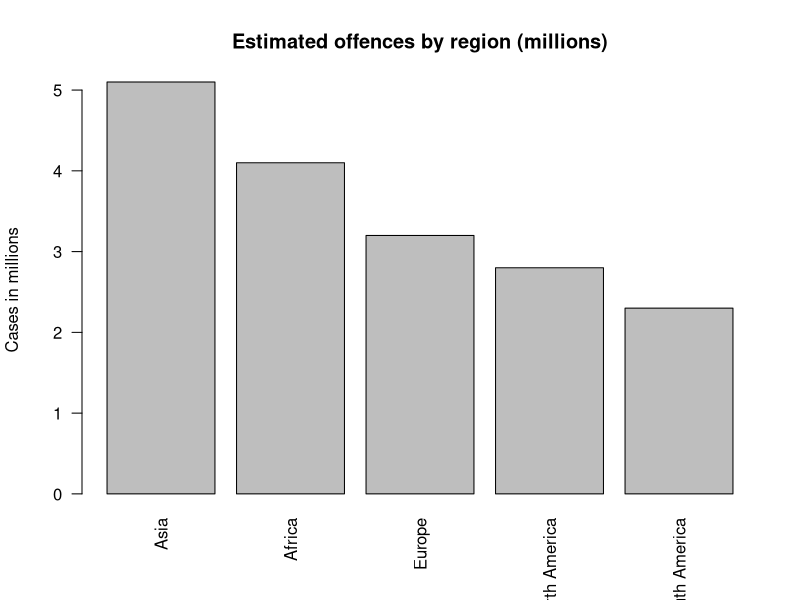
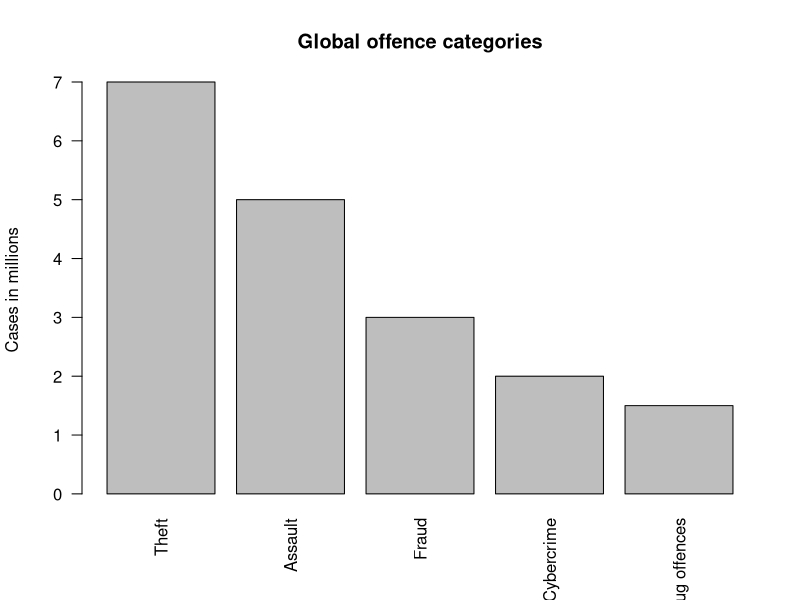

Generate these figures, in order, with R:
## ---- chunk 1
global_data <- data.frame(
  Region = c("Asia", "Africa", "Europe", "North America", "South America"),
  Cases_Millions = c(5.1, 4.1, 3.2, 2.8, 2.3)
)

global_data
## ---- chunk 2
offences <- data.frame(
  region = c("Europe", "Asia", "North America", "South America", "Africa"),
  cases = c(3200000, 5100000, 2800000, 2300000, 4100000)
)

offences
## ---- chunk 3
barplot(
  global_data$Cases_Millions,
  names.arg = global_data$Region,
  main = "Estimated offences by region (millions)",
  ylab = "Cases in millions",
  las = 2
)
## ---- chunk 4
crime_types <- data.frame(
  Type = c("Theft", "Assault", "Fraud", "Cybercrime", "Drug offences"),
  Cases_Millions = c(7, 5, 3, 2, 1.5)
)

crime_types
## ---- chunk 5
barplot(
  crime_types$Cases_Millions,
  names.arg = crime_types$Type,
  main = "Global offence categories",
  ylab = "Cases in millions",
  las = 2
)
## ---- chunk 6
1 + 1
